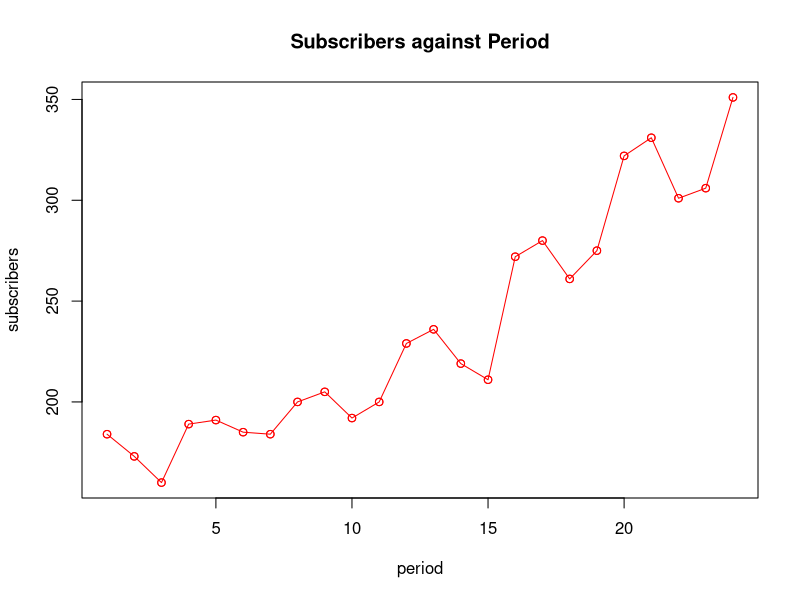
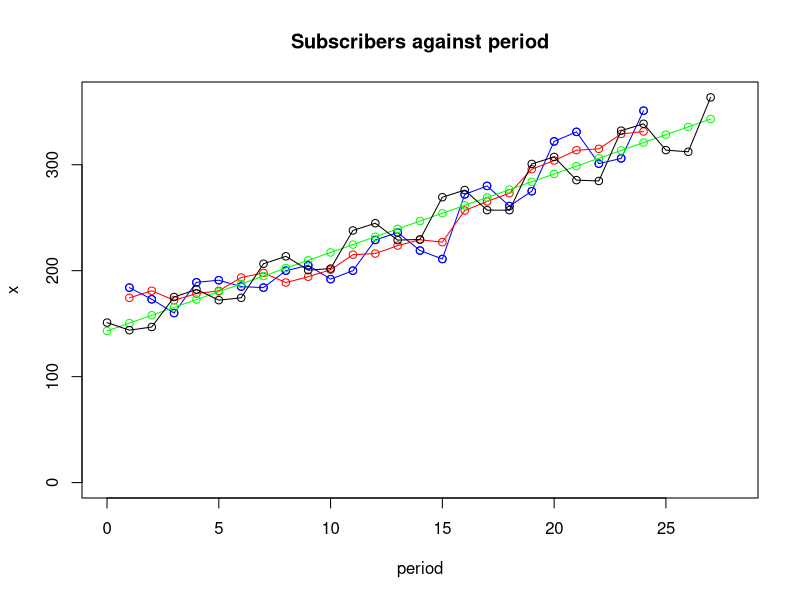
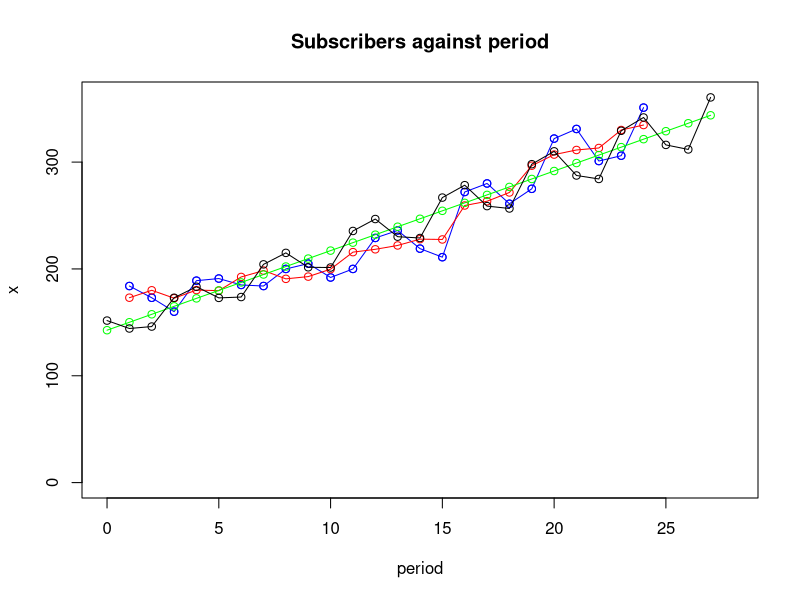
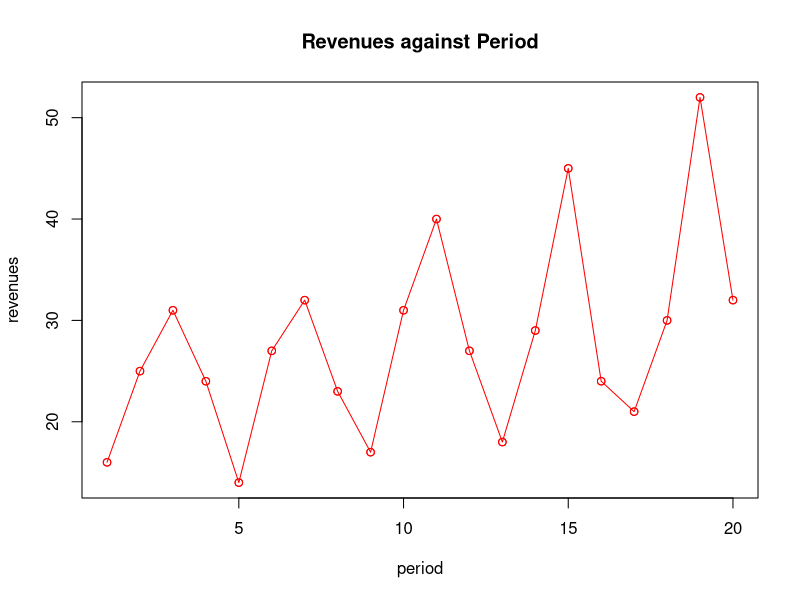
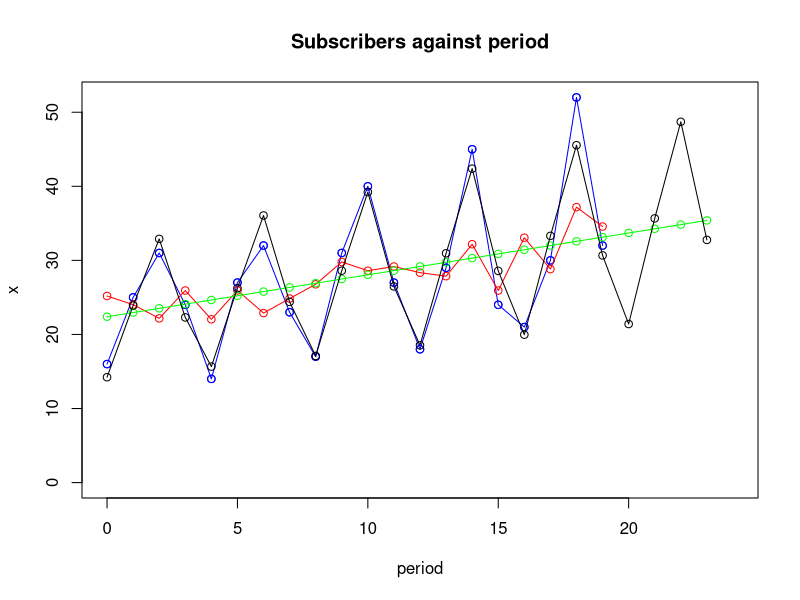

Source code (R) for these figures, in order:
## ---- chunk 1
#data processing
data1 <- read.csv("Xr20-27.csv",header = 1)
period1 <- data1$Period
quarter1 <- data1$Quarter
subscribers1 <- data1$Subscribers
n <- length(subscribers1)

plot(period1, subscribers1, col = "red", main = "Subscribers against Period", xlab = "period", ylab = "subscribers", xlim=range(period1), ylim=range(subscribers1))
lines(period1, subscribers1, type="o", col = "red")
## ---- chunk 2
Center_Moving_Average <- function(x, q, s) {
   k <- length(x)
   y <- vector("double", length = k)
   SE <- vector("double", length = k)
   SI <- vector("double", length = s)
   if(s %% 2 == 0){
      lb = s / 2
      lb2 = lb + 1
      ub = k - (s / 2)
      cmv_y <- vector("double", length = k)
      for(i in lb:ub) {
         sum_x = 0
         lb_cmv = i - lb + 1
         ub_cmv = i + lb
         for(j in lb_cmv:ub_cmv){
            sum_x <- sum_x + x[j]
         }
         cmv_y[i] <- sum_x / s
      }
      for(i in lb2:ub) {
         y[i] <- (cmv_y[i-1] + cmv_y[i]) / 2
         SE[i] <- x[i] / y[i]
         SI[q[i]] <- SI[q[i]] + SE[i]
      }
      SI <- SI / ((k / s) - 1)
      sum_SI <- sum(SI)
      SI <- SI * s / sum_SI
   } else {
   lb = ceiling(s / 2) 
   ub = k - floor(s / 2)
   for(i in lb:ub) {
      sum_x = 0
      lb_cmv = i - lb + 1
      ub_cmv = i + lb - 1
      for(j in lb_cmv:ub_cmv){
         sum_x <- sum_x + x[j]
      }
      y[i] <- sum_x / s
      SE[i] <- x[i] / y[i]
      SI[q[i]] <- SI[q[i]] + SE[i]
   }
   SI <- SI / ((k / s) - 1)
   sum_SI <- sum(SI)
   SI <- SI * s / sum_SI
}
return(SI)
}
Forecast_by_SI <- function(x, q, s, SI, t) {
   k <- length(x)
   Des_x <- vector("double", length = k)
   for(i in 1:k) {
      Des_x[i] <- x[i] / SI[q[i]]
   } 
   linearModelVar <- lm(Des_x ~ t)
   b0 <- coef(linearModelVar)[1]
   b1 <- coef(linearModelVar)[2]
   new_k <- k + s
   new_lb <- k + 1
   Q_t <- vector("double", length = new_k)
   SI_Q_t <- vector("double", length = new_k)
   for(i in 1:k) {
      Q_t[i] <- q[i]
   }
   for(j in new_lb:new_k) {
      Q_t[j] <- j - k
   }
   for(i in 1:new_k) {
      SI_Q_t[i] <- SI[Q_t[i]]
   }
   F_t <- 0:(new_k - 1)
   des_y <- b0 + b1 * F_t
   y <- des_y * SI_Q_t
   plot(t, x, col = "blue", main = "Subscribers against period", xlab = "period", ylab = "x", xlim=range(t, F_t, new_k), ylim=range(x, Des_x, des_y, y, 0))
	lines(t, x, type="o", col = "blue")
	lines(t, Des_x, type="o", col = "red")
	lines(F_t, des_y, type="o", col = "green")
	lines(F_t, y, type="o", col = "black")

   return(y)
}
## ---- chunk 3
n <- length(subscribers1)
Season <- max(quarter1)
CMV_SI <- Center_Moving_Average(subscribers1, quarter1, Season)
cat("# # # # The Centered moving average seasonal index # # # ","\n")
print(CMV_SI)
Subscribers_y_1 <- Forecast_by_SI(subscribers1, quarter1, Season, CMV_SI, period1)
cat(" ","\n")
cat("# # # # The Subscribers_y # # # ","\n")
print(Subscribers_y_1)
## ---- chunk 4
Linear_Regression_Seasonal_Index <- function(x, q, s) {
   k <- length(x)
   SE <- vector("double", length = k)
   SI <- vector("double", length = s)
   t <- 0:(k - 1)
   linearModelVar <- lm(x ~ t)
   b0 <- coef(linearModelVar)[1]
   b1 <- coef(linearModelVar)[2]
   y <- b0 + b1 * t
   for(i in 1:k) {
      SE[i] <- x[i] / y[i]
      SI[q[i]] <- SI[q[i]] + SE[i]
   }
   SI <- SI / ((k / s) - 1)
   sum_SI <- sum(SI)
   SI <- SI * s / sum_SI
   return(SI)
}
## ---- chunk 5
n <- length(subscribers1)
Season <- max(quarter1)
SLR_SI <- Linear_Regression_Seasonal_Index(subscribers1, quarter1, Season)
cat("# # # # The Simple Linear_Regression seasonal index # # # ","\n")
print(SLR_SI)
cat(" ","\n")
Subscribers_y_2 <- Forecast_by_SI(subscribers1, quarter1, Season, SLR_SI, period1)
cat("# # # # The Subscribers_y # # # ","\n")
print(Subscribers_y_2)
## ---- chunk 6
n <- length(subscribers1)
Season <- max(quarter1)
#
Dummy_I <- Season - 1
Q <- matrix(nrow =n, ncol = Dummy_I)
Dummy_Name <- vector("character", length = Dummy_I)
for(i in 1:Dummy_I){
  Dummy_Name[i] <- paste0("Q", i)
}
colnames(Q) <- Dummy_Name
for(i in 1:n){
  for(j in 1:Dummy_I){
    if(quarter1[i] == j){
      Q[i,j] <- 1
    } else {
      Q[i,j] <- 0
    }  
  }
}
#
Data.Subscribers <- cbind(period1, Q)
linearModelVar <- lm(subscribers1 ~ Data.Subscribers)
cat(" ","\n")
cat("# # # # The regression model # # # ","\n")
print(summary(linearModelVar))
cat(" ","\n")
ANOVA_T_lm <- anova(linearModelVar)
cat("# # # # The ANOVA Table # # # ","\n")
print(ANOVA_T_lm)
NoB <- Dummy_I + 2
bi <- vector("double", length = NoB)
for(i in 1:NoB){
  bi[i] <- coef(linearModelVar)[i]
}
b0 <- vector("double", length = n)
for(j in 1:n) {
    b0[j] <- 1
}
Data.Subscribers_0 <- cbind(b0, Data.Subscribers)
y_Dummy <- c(Data.Subscribers_0 %*% bi)
cat(" ","\n")
cat("# # # # The Subscribers_y # # # ","\n")
print(y_Dummy)

## ---- chunk 7
Mean_Absolute_Deviation <- function(x, y, s) {
   k <- length(x)
   Sum_E <- 0
   for(i in s:k) {
      Sum_E <- Sum_E + abs(x[i] - y[i])
   }
   MAD <- Sum_E / (k - s + 1)
   return(MAD)
}
Mean_Square_Error <- function(x, y, s) {
   k <- length(x)
   Sum_E <- 0
   for(i in s:k) {
      Sum_E <- Sum_E + (x[i] - y[i])^2
   }
   MSE <- Sum_E / (k - s + 1)
   return(MSE)
}
Mean_Absolute_Percentage_Error <- function(x, y, s) {
   k <- length(x)
   Sum_E <- 0
   for(i in s:k) {
      if(x[i] != 0) {
         Sum_E <- Sum_E + abs(x[i] - y[i])/x[i]
      } else {
         Sum_E <- Sum_E + abs(x[i] - y[i])/mean(x)
         }	
     }
   MAPE <- Sum_E / (k - s + 1) * 100
   return(MAPE)
}
## ---- chunk 8
CMV_MAD <- Mean_Absolute_Deviation(subscribers1, Subscribers_y_1, 4)
CMV_MSE <- Mean_Square_Error(subscribers1, Subscribers_y_1, 4)
CMV_MAPE <- Mean_Absolute_Percentage_Error(subscribers1, Subscribers_y_1, 4)
SLR_MAD <- Mean_Absolute_Deviation(subscribers1, Subscribers_y_2, 4)
SLR_MSE <- Mean_Square_Error(subscribers1, Subscribers_y_2, 4)
SLR_MAPE <- Mean_Absolute_Percentage_Error(subscribers1, Subscribers_y_2, 4)
DUM_MAD <- Mean_Absolute_Deviation(subscribers1, y_Dummy, 4)
DUM_MSE <- Mean_Square_Error(subscribers1, y_Dummy, 4)
DUM_MAPE <- Mean_Absolute_Percentage_Error(subscribers1, y_Dummy, 4)
Error_M <- matrix(nrow = 3, ncol = 3)
colnames(Error_M) = c("CMV", "SLR", "Dummy")
rownames(Error_M) = c("MAD", "MSE", "MAPE")
Error_M[1,1] <- CMV_MAD
Error_M[1,2] <- SLR_MAD
Error_M[1,3] <- DUM_MAD
Error_M[2,1] <- CMV_MSE
Error_M[2,2] <- SLR_MSE
Error_M[2,3] <- DUM_MSE
Error_M[3,1] <- CMV_MAPE
Error_M[3,2] <- SLR_MAPE
Error_M[3,3] <- DUM_MAPE
cat("     ","\n")
cat("# # # # Error Metrix # # # ","\n")
print(Error_M)
## ---- chunk 9
#data processing
data2 <- read.csv("Xr20-47.csv",header = 1)
year <- data2$Year
period <- data2$Period
quarter <- data2$Quarter
revenues <- data2$Revenues

n <- length(revenues)
plot(period, revenues, col = "red", main = "Revenues against Period", xlab = "period", ylab = "revenues", xlim=range(period), ylim=range(revenues))
lines(period, revenues, type="o", col = "red")
## ---- chunk 10
#myts <- ts(revenues, start=c(year[1], 1), end=c(year[n], 4), frequency=4)
#plot(myts, xaxt = "n", col = "blue", main = "Revenues against Year", xlab = "Year.Quarter", ylab = "Revenues(in $millions)")
#tsp = attributes(myts)$tsp

#year_quarter = seq(as.Date("2012-01-Q1"), by = "quarter", along = myts)
#axis(1, at = seq(tsp[1], tsp[2], along = myts), labels = format(year_quarter, "%Y-%m"))

## ---- chunk 11
n <- length(revenues)
period2 <- vector("integer",length = n)
for(i in 1:n)
{
  period2[i] <- period[i]-1
}
linearModelVar <- lm(revenues ~ period2)
print(summary(linearModelVar))
## ---- chunk 12
n <- length(revenues)
Season <- max(quarter)
CMV_SI <- Center_Moving_Average(revenues, quarter, Season)
cat("# # # # The Centered moving average seasonal index # # # ","\n")
print(CMV_SI)
## ---- chunk 13
Revenues_y <- Forecast_by_SI(revenues, quarter, Season, CMV_SI, period2)
cat("# # # # The Revenues_y # # # ","\n")
print(Revenues_y)
